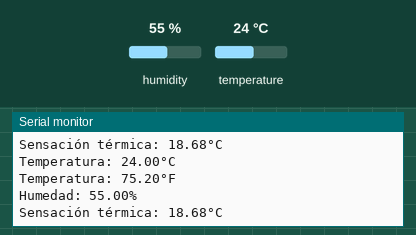
A sketch run on a simulated ESP8266 (NodeMCU). Parts: the last lines printed to the serial monitor. The test bench sets the inputs (shaded band); at power-on: humidity 55 %, temperature 24 °C.

Above: at 2.8 s.
2.9 s: humidity set to 22 %
At 4.6 s:
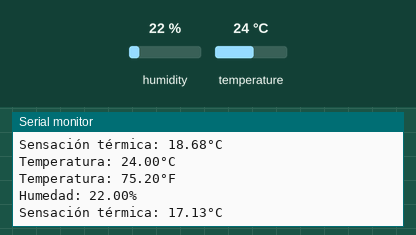
5.6 s: temperature set to 12 °C
At 7.1 s:
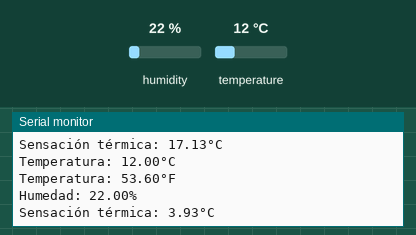
8.3 s: humidity set to 40 %
At 10.8 s:
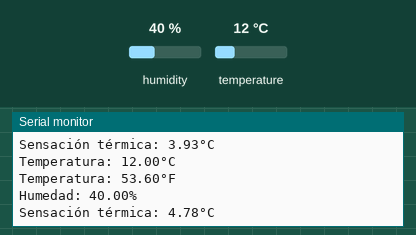
Timing chart, 0 to 12.3 s (numbered marks = the images above; inputs shaded):
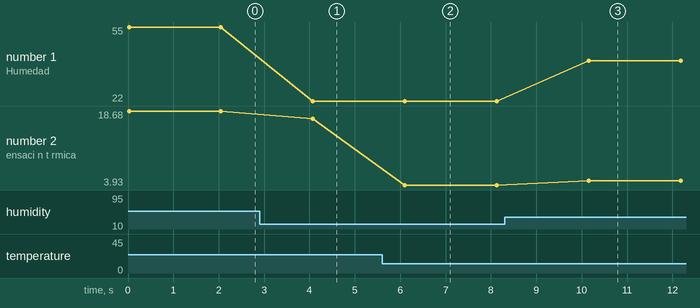

Measured:
- after the input at 2.9 s, the serial monitor: prints a new line after 1.2 s (image 1)
- after the input at 5.6 s, the serial monitor: prints a new line after 0.50 s (image 2)
- after the input at 8.3 s, the serial monitor: prints a new line after 1.9 s (image 3)
- plotted number 1: 55 → 22 after the input at 2.9 s, 22 → 40 after the input at 8.3 s
- plotted number 2: 18.68 → 17.13 after the input at 2.9 s, 17.13 → 3.93 after the input at 5.6 s, 3.93 → 4.78 after the input at 8.3 s

The sketch:

p6_4-dht11.ino
```cpp
#include <DHT.h>
#include <DHT_U.h>

DHT dht(D1, DHT11);

float tempC;
float tempF;
float humidity;
float heat_index;


void setup()
{
  Serial.begin(115200);
  dht.begin();
}

void loop()
{
  tempC = dht.readTemperature();
  tempF = dht.readTemperature(true);
  humidity = dht.readHumidity();
  heat_index = dht.computeHeatIndex(tempC, humidity);

  Serial.println("Temperatura: " + String(tempC) + "°C");
  Serial.println("Temperatura: " + String(tempF) + "°F");
  Serial.println("Humedad: " + String(humidity) + "%");
  Serial.println("Sensación térmica: " + String(heat_index) + "°C");
  Serial.print("\n\n\n");
  delay(2000);
}
```
